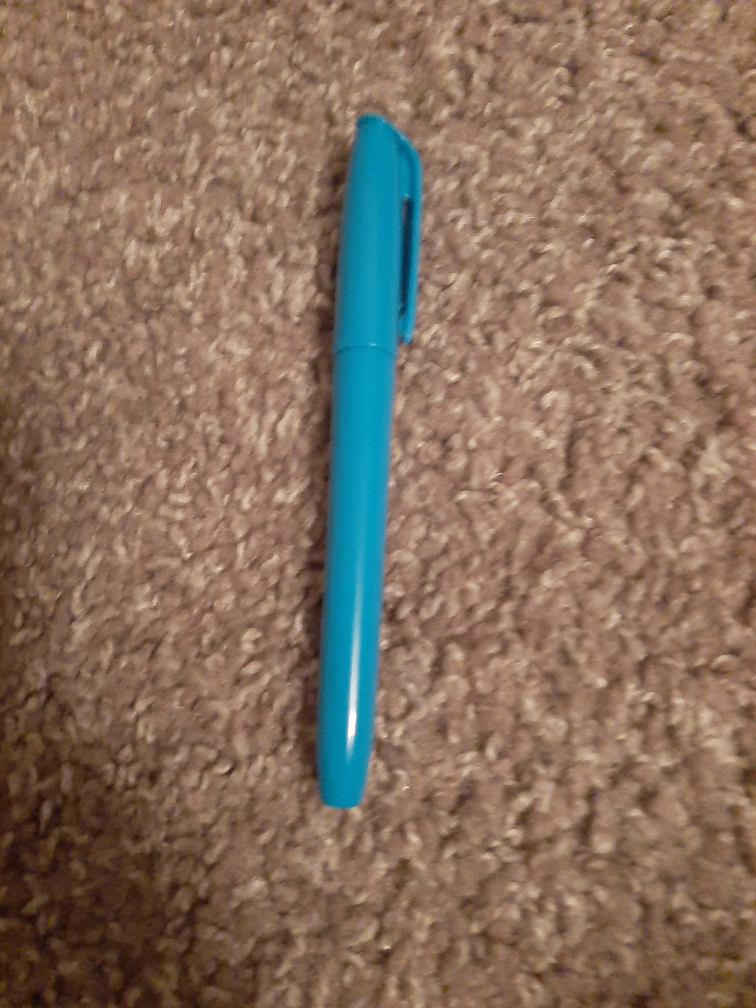
#> input picture homework2_pics/prob1-1.jpg, 3024 x 4032 px (shown at 1/4 size)
$ python -i stitch.py   (imports and definitions only)
#> lines starting #> are read from the running program, lines starting #| are printed output that depends on the picture
# import the necessary packages
import numpy as np
import imutils
import cv2


class Stitcher:
    def __init__(self):
        # determine if we are using OpenCV v3.X
        self.isv3 = imutils.is_cv3(or_better=True)

    def stitch(self, images, ratio=0.75, reprojThresh=4.0, showMatches=False):
        # unpack the images, then detect keypoints and extract
        # local invariant descriptors from them
        (imageB, imageA) = images
        (kpsA, featuresA) = self.detectAndDescribe(imageA)
        (kpsB, featuresB) = self.detectAndDescribe(imageB)
        # match features between the two images
        M = self.matchKeypoints(kpsA, kpsB, featuresA,
                                featuresB, ratio, reprojThresh)
        # if the match is None, then there aren’t enough matched
        # keypoints to create a panorama
        if M is None:
            print('Not enough keypoints')
            return None

        # otherwise, apply a perspective warp to stitch the images
        # together
        (matches, H, status) = M
        # default warpPerspective interpolation is bilinear
        result = cv2.warpPerspective(
            imageA, H, (imageA.shape[1] + imageB.shape[1], imageA.shape[0]))
        result[0:imageB.shape[0], 0:imageB.shape[1]] = imageB
        # check to see if the keypoint matches should be visualized
        if showMatches:
            vis = self.drawMatches(imageA, imageB, kpsA, kpsB, matches, status)
        # return a tuple of the stitched image and the
        # visualization
        return (result, vis)
        # return the stitched image
        return result

    # [59 lines left out: functions detectAndDescribe, matchKeypoints, drawMatches, not called in this run]

>>> import cv2
>>> picture = cv2.imread('../homework2_pics/prob1-1.jpg', cv2.IMREAD_GRAYSCALE)
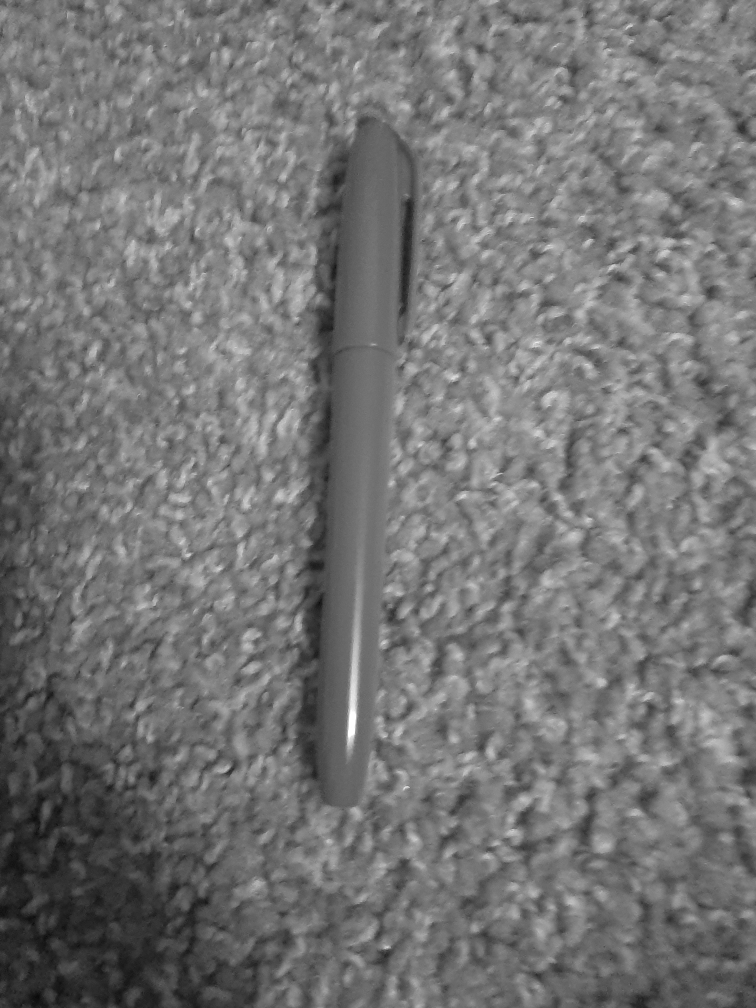
#> picture: shape (4032, 3024) (shown at 1/4 size); min 2, max 255, mean 116.5
>>> result = Stitcher().stitch(picture)
#> (the run stopped early here; a loop or call above may not have finished)

$ run again, on homework2_pics/prob1-2.jpg
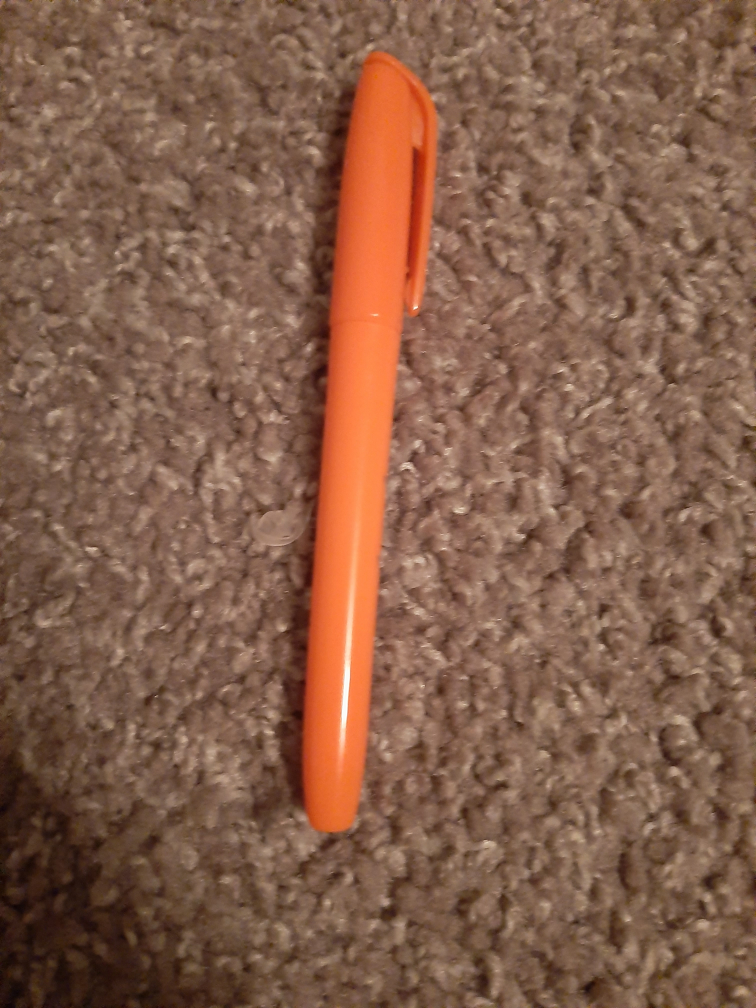
#> input picture homework2_pics/prob1-2.jpg, 3024 x 4032 px (shown at 1/4 size)
#> `picture = cv2.imread('../homework2_pics/prob1-1.jpg', cv2.IMREAD_GRAYS..`:
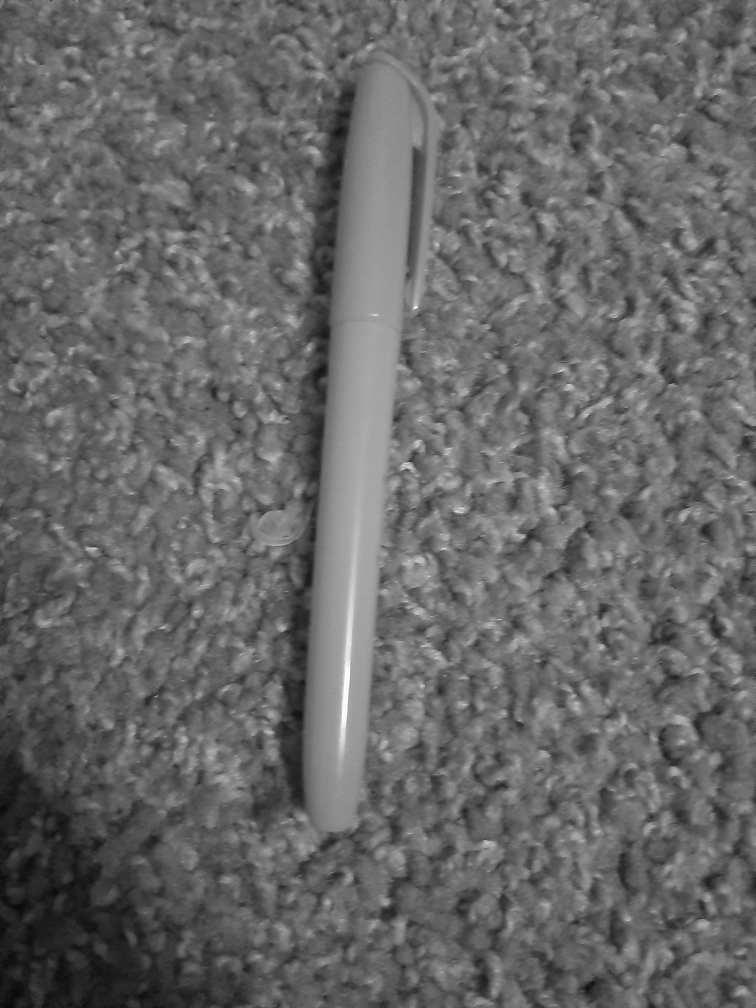
#> picture: shape (4032, 3024) (shown at 1/4 size); min 1, max 255, mean 103.5

$ run again, on homework2_pics/prob5-1.jpg
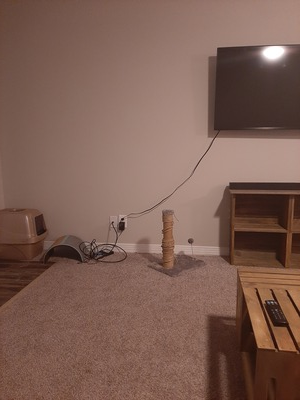
#> input picture homework2_pics/prob5-1.jpg, 300 x 400 px
#> `picture = cv2.imread('../homework2_pics/prob1-1.jpg', cv2.IMREAD_GRAYS..`:
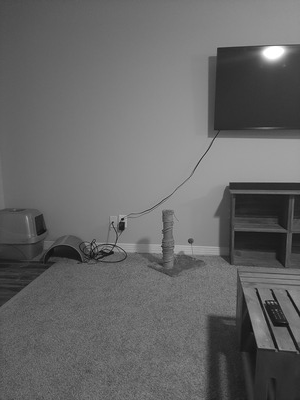
#> picture: shape (400, 300); min 13, max 255, mean 102.9

$ run again, on homework2_pics/prob5-2.jpg
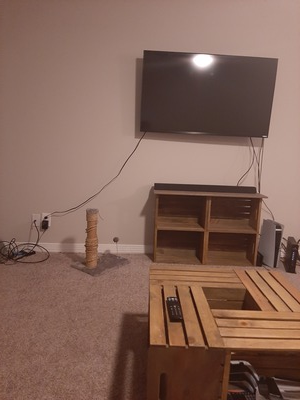
#> input picture homework2_pics/prob5-2.jpg, 300 x 400 px
#> `picture = cv2.imread('../homework2_pics/prob1-1.jpg', cv2.IMREAD_GRAYS..`:
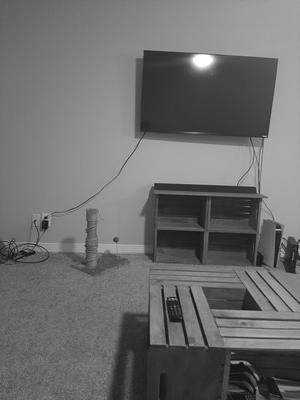
#> picture: shape (400, 300); min 11, max 255, mean 109.4
